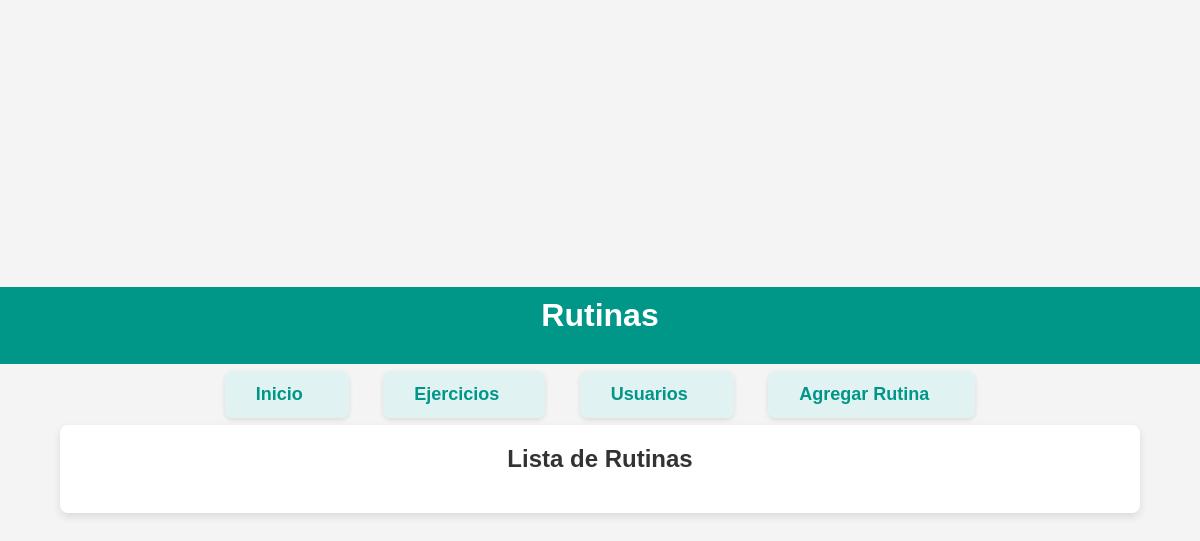
Before: /rutinas/ with the older database file.
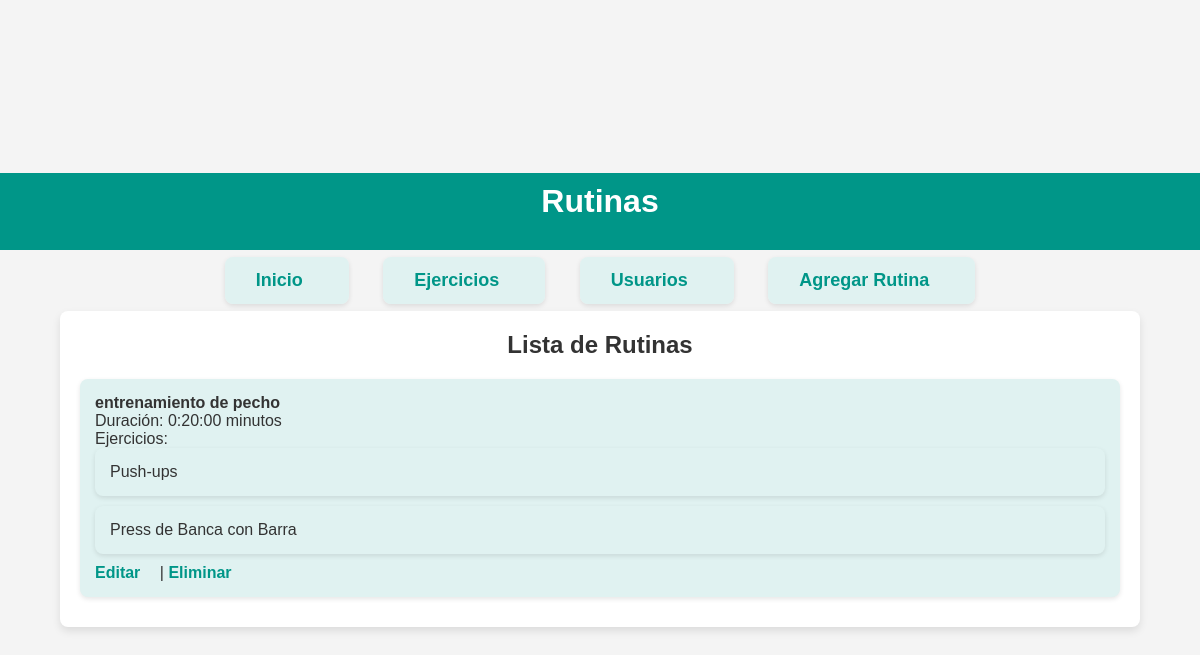
After: the same page with the newer database file.
### gitapp/models.py (models this page shows, shortened)
class Rutina(models.Model):
    nombre = models.CharField(max_length=100)
    ejercicios = models.ManyToManyField(Ejercicio)
    duracion = models.DurationField()

class Ejercicio(models.Model):
    nombre = models.CharField(max_length=100)
    descripcion = models.TextField()
    dificultad = models.CharField(max_length=50)

### gitapp/views.py (the view)
# urls.py: path('rutinas/', views.rutinas, name='rutinas'),
def rutinas(request):
    rutinas = Rutina.objects.all()
    return render(request, 'gitapp/rutinas.html', {'rutinas': rutinas})

### gitapp/templates/gitapp/rutinas.html (shortened to what this page needs)
{% load static %}
<!DOCTYPE html>
<html lang="es">
<head>
    <link rel="stylesheet" href="{% static 'gitapp/estilo.css' %}">
</head>
<body>
<header>
    <h1>Rutinas</h1>
</header>
<nav>
    <ul>
        <li><a href="{% url 'index' %}">Inicio</a></li>
        <li><a href="{% url 'ejercicios' %}">Ejercicios</a></li>
        <li><a href="{% url 'usuarios' %}">Usuarios</a></li>
        <li><a href="{% url 'agregar_rutina' %}">Agregar Rutina</a></li>
    </ul>
</nav>
<main>
    <h2>Lista de Rutinas</h2>
    <ul>
        {% for rutina in rutinas %}
            <li>
                <strong>{{ rutina.nombre }}</strong><br>
                Duración: {{ rutina.duracion }} minutos<br>
                Ejercicios:
                <ul>
                    {% for ejercicio in rutina.ejercicios.all %}
                        <li>{{ ejercicio.nombre }}</li>
                    {% endfor %}
                </ul>
                <a href="{% url 'editar_rutina' rutina.id %}">Editar</a> |
                <a href="{% url 'eliminar_rutina' rutina.id %}">Eliminar</a>
            </li>
        {% endfor %}
    </ul>
</main>
</body>
</html>

Changed rows visible on the page:
added Rutina: nombre "entrenamiento de pecho", duracion "0:20:00"
now on this page (row unchanged): Ejercicio: nombre "Push-ups"
now on this page (row unchanged): Ejercicio: nombre "Press de Banca con Barra"
